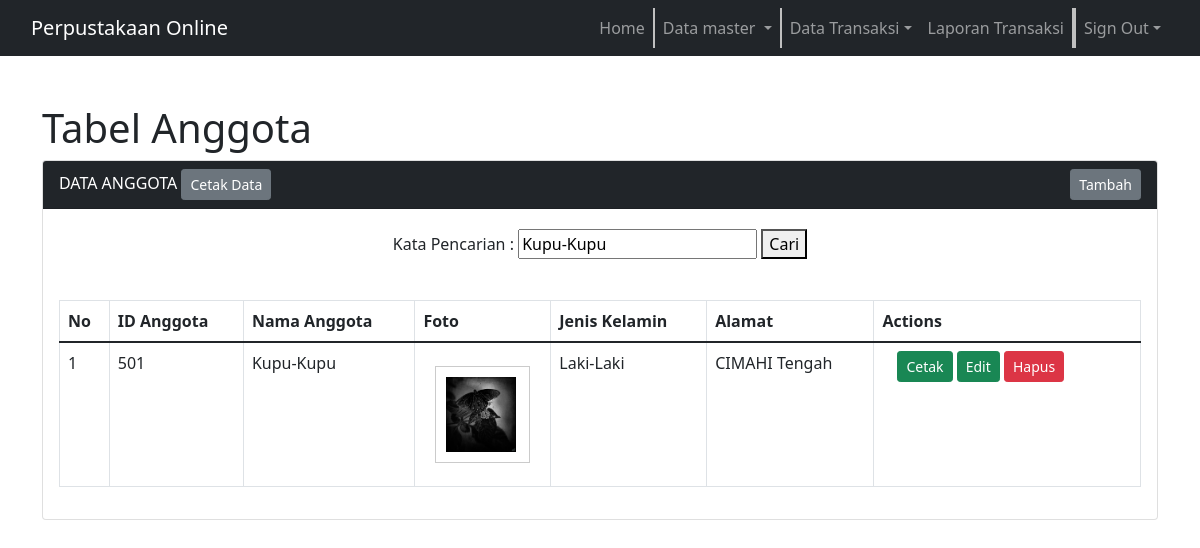
Screenshot of /anggota_home.php?kata_cari=Kupu-Kupu with the database file from the repository.
### tables this page shows
CREATE TABLE `member` (
  `name` text NOT NULL,
  `tanggalLahir` date NOT NULL,
  `alamat` text NOT NULL,
  `jeniskelamin` text NOT NULL,
  `id` int(11) NOT NULL,
  `image` varchar(100) NOT NULL,
  `image_text` text NOT NULL,
  `email` varchar(50) NOT NULL
);

### anggota_home.php (the view, shortened to what this page needs)
<!DOCTYPE html>
<html>
<head>
</head>
<?php include('header.php'); ?>
<link href="css/bootstrap.min.css" rel="stylesheet">
<body>
	<div class="container col-md-12 mt-4">
		<h1>Tabel Anggota</h1>
		<div class="card">
			<div class="card-header bg-dark text-white ">
				DATA ANGGOTA <a href="anggota_tambah.php" class="btn btn-sm btn-secondary float-right">Tambah</a>
				<a href="cetak.php" class="btn btn-sm btn-secondary float-center">Cetak Data</a>
			</div>
	<form method="GET" action="anggota_home.php" style="text-align: center;">
		<label>Kata Pencarian : </label>
		<input type="text" name="kata_cari" value="<?php if(isset($_GET['kata_cari'])) { echo $_GET['kata_cari']; } ?>"  />
		<button type="submit">Cari</button>
	</form>
			<div class="card-body">
				<table class="table table-bordered">
					<thead>
						<tr>
							<th>No</th>
							<th>ID Anggota</th>
							<th>Nama Anggota</th>
							<th>Foto</th>
							<th>Jenis Kelamin</th>
							<th>Alamat</th>
							<th>Actions</th>
						</tr>
					</thead>
					<tbody>
					<?php
			include('koneksi.php');
			$no = 1;
				if(isset($_GET['kata_cari'])) {
					$kata_cari = $_GET['kata_cari'];
					$query = "SELECT * FROM member WHERE name like '%".$kata_cari."%' OR alamat like '%".$kata_cari."%' OR jeniskelamin like '%".$kata_cari."%' ORDER BY id ASC";
				} else {
					$query = "SELECT * FROM member ORDER BY id ASC";
				}
				$result = mysqli_query($db, $query);
				while ($row = mysqli_fetch_assoc($result)) {
				?>
				<tr>
						<td><?= $no; ?></td>
						<td><?= $row['id'];?></td>
						<td><?= $row['name'];  ?></td>
						<td><?php echo "<div id='img_div'>";
      							  echo "<img src='img/".$row['image']."'>";?></td>
						<td><?= $row['jeniskelamin']; ?></td>
                        <td><?= $row['alamat']; ?></td>
						<td>
                        <div class="col">
						<a href="cetak_anggota.php?id=<?= $row['id']; ?>" class="btn btn-sm btn-success">Cetak</a>
								<a href="anggota_edit.php?id=<?= $row['id']; ?>" class="btn btn-sm btn-success">Edit</a>
								<a href="anggota_hapus.php?id=<?= $row['id']; ?>" class="btn btn-sm btn-danger" onclick="return confirm('anda yakin ingin hapus?');">Hapus</a>
						</td>
						<?php $no++; } ?>
					</tr>
</body>
</html>

### header.php (style rules this page uses)
html, body { font-family: 'Roboto', sans-serif; margin-left: 20px; margin-right: 20px; margin-top: 80px; }

### anggota_home.php (style rules this page uses)
form { width: 50%; margin: 20px auto; }
#img_div { width: 80%; padding: 5px; margin: 15px auto; border: 1px solid #cbcbcb; }
#img_div:after { content: ""; display: block; clear: both; }
img { float: left; margin: 5px; width: 70px; height: 75px; }

### rows the page displays
member: id "501", name "Kupu-Kupu", image (picture), jeniskelamin "Laki-Laki", alamat "CIMAHI Tengah"
